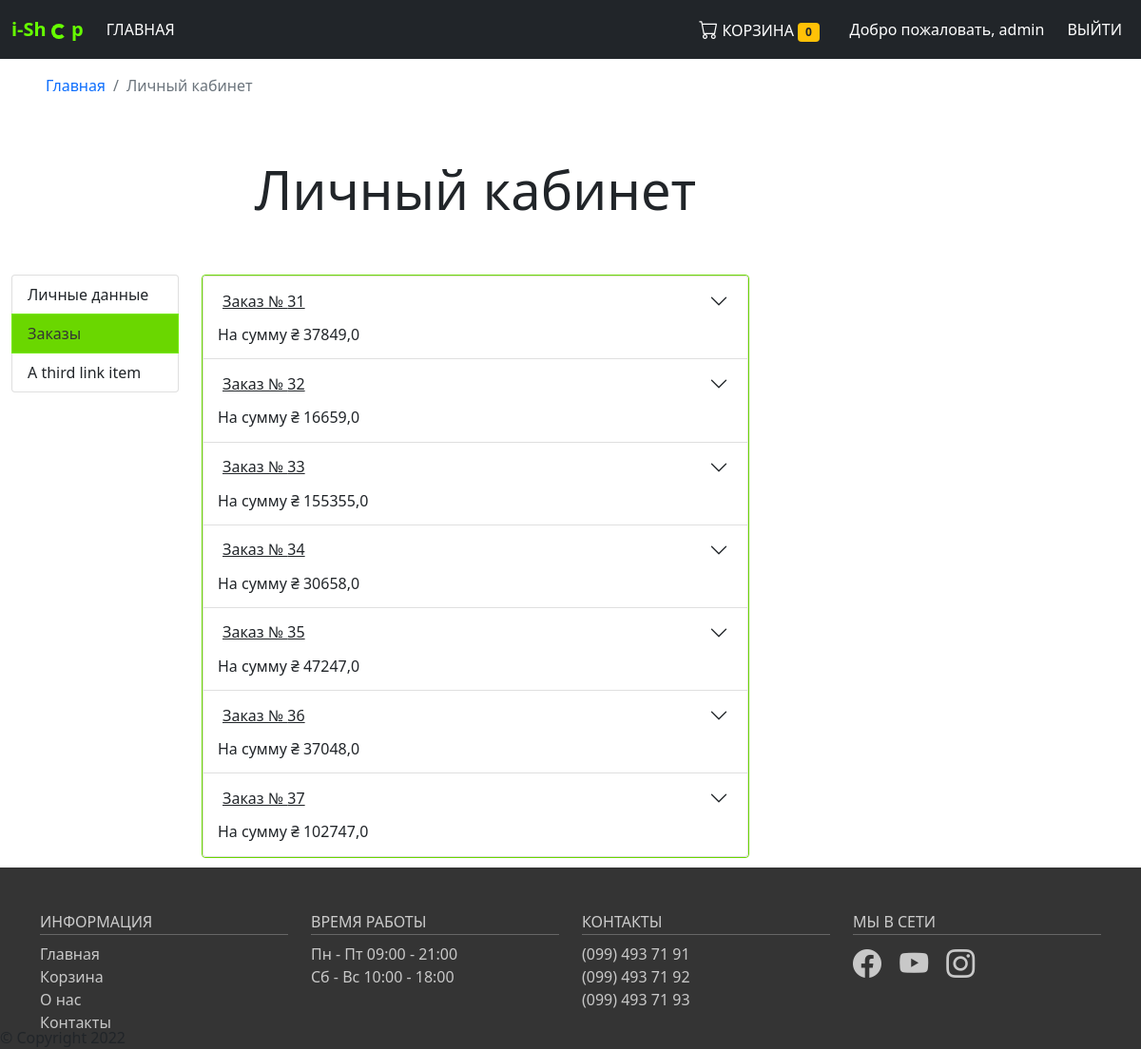
The page /user_orders/ (signed in) on the database its author committed.
### i_shop/models.py (models this page shows, shortened)
class Order(models.Model):
    user = models.ForeignKey(User, verbose_name='Пользователь', on_delete=models.CASCADE)
    city = models.CharField(max_length=150)
    address = models.CharField(max_length=250)
    payment_type = models.ForeignKey(Payment, verbose_name='Тип оплаты', on_delete=models.SET_NULL, null=True)
    delivery_type = models.ForeignKey(Delivery, verbose_name='Тип доставки', on_delete=models.SET_NULL, null=True)
    total_price = models.FloatField()
    total_to_pay = models.FloatField()
    class Meta:
        verbose_name = 'Заказ'
        verbose_name_plural = 'Заказы'

### i_shop/views.py (the view)
# urls.py: path('user_orders/', views.UserMenuOrders.as_view(), name='user_orders'),
class UserMenuOrders(View):
    def get(self, request):
        if not request.session.get('cart'):
            request.session['cart'] = list()
        cart_content = get_cart_content(request)
        orders = Order.objects.all()
        return render(request, 'i_shop/user_menu_orders.html', {'user': request.user,
                                                                'orders': orders,
                                                                'products': cart_content.products_in_cart,
                                                                'to_pay': cart_content.to_pay,
                                                                'quantity_in_cart': cart_content.quantity_in_cart})

### i_shop/cart.py (called while the page is built, shortened)
def get_cart_content(request):
    products_in_cart = list()
    to_pay = 0
    quantity_in_cart = 0
    if not request.session.get('cart'):
        request.session['cart'] = list()
    return CartItems(products_in_cart=products_in_cart, to_pay=to_pay, quantity_in_cart=quantity_in_cart)

### i_shop/models.py (called while the page is built)
    def get_absolute_url(self):
        return reverse('product_detail', kwargs={"slug": self.category.slug, "product_slug": self.slug})

### templates/i_shop/user_menu_orders.html (shortened to what this page needs)
{% extends 'i_shop/base.html' %}
{% block content %}
<section>
    <nav aria-label="breadcrumb" class="ms-5 mt-3">
        <ol class="breadcrumb">
            <li class="breadcrumb-item">
                <a href="{% url 'home' %}"> Главная </a>
            </li>
            <li class="breadcrumb-item active" aria-current="page"> Личный кабинет </li>
        </ol>
    </nav>
    <div class="container-fluid user_menu">
        <div class="row">
            <div class="col-10 my-5">
                <h1 class="text-center display-4"> Личный кабинет </h1>
            </div>
        </div>
        <div class="row">
            <div class="col-2">
                <div class="list-group">
                    <a href="{% url 'user_info' %}" class="list-group-item list-group-item-action" aria-current="true">
                        Личные данные
                    </a>
                    <a href="{% url 'user_orders' %}" class="list-group-item list-group-item-action active">
                        Заказы
                    </a>
                    <a href="#" class="list-group-item list-group-item-action">A third link item</a>
                </div>
            </div>
            <div class="col-6">
                <div class="border rounded border-primary">
                    <div class="accordion" id="userOrders">
                        {% for order in orders %}
                        <div class="accordion-item">
                            <h2 class="order-detail-header accordion-header" id="headingOne">
                                <a class="accordion-button collapsed" type="button" data-bs-toggle="collapse" data-bs-target="#collapse{{ order.pk }}" aria-expanded="false" aria-controls="collapseOne">
                                    Заказ № {{ order.pk }}
                                </a>
                                <p class="order-total-to-pay"> На сумму ₴ {{ order.total_to_pay }}</p>
                            </h2>
                        </div>
                        {% endfor %}
                    </div>
                </div>
            </div>
        </div>
    </div>
</section>
{% endblock %}

### templates/i_shop/base.html (shortened to what this page needs)
<!DOCTYPE html>
{% load static %}
<html lang="en">
<head>
    <link href="https://cdn.jsdelivr.net/npm/bootstrap@5.1.1/dist/css/bootstrap.min.css" rel="stylesheet"
>
    <link rel="stylesheet" href="https://cdn.jsdelivr.net/npm/bootstrap-icons@1.5.0/font/bootstrap-icons.css">
    <link href="{% static 'styles/style.css' %}" rel="stylesheet" type="text/css">
</head>
<body>
<nav class="navbar navbar-expand-lg navbar-dark bg-dark">
    <div class="container-fluid">
        <a class="navbar-brand" href="{% url 'home' %}">
            i-Sh
            <div class="spinner-border spinner-border-sm" role="status"></div>
            p
        </a>
        <div class="collapse navbar-collapse" id="navbarSupportedContent">
            <ul class="navbar-nav me-auto">
                <li class="nav-item">
                    <a class="nav-link" aria-current="page" href="{% url 'home' %}"> Главная </a>
                </li>
            </ul>
            <ul class="navbar-nav justify-content-end">
                <li class="nav-item px-2">
                    <a class="nav-link" href="#" data-bs-toggle="modal" data-bs-target="#cart-modal">
                        <i class="bi bi-cart" style="font-size: 20px;"></i>
                        Корзина
                        <span class="badge bg-warning text-dark"> {{ quantity_in_cart }} </span>
                    </a>
                </li>
            </ul>
            {% if request.user.is_authenticated %}
            <ul class="navbar-nav justify-content-end px-3">
                <li class="nav-item nav-welcome-text">
                    <span> Добро пожаловать, </span>
                    <a class="nav-welcome-username" aria-current="page" href="{% url 'user_info' %}"> {{ user.username }} </a>
                </li>
            </ul>
            <ul class="navbar-nav justify-content-end">
                <li class="nav-item">
                    <a class="nav-link" aria-current="page" href="{% url 'logout' %}"> Выйти </a>
                </li>
            </ul>
            {% endif %}
        </div>
    </div>
</nav>
{% block content%}{% endblock%}
<div class="fixed-bottom">{% block footer%} &copy; Copyright 2022{% endblock%}</div>
<footer>
    <div class="footer pt-5">
        <div class="container">
            <div class="row">
                <div class="col-md-3 col-6">
                    <h4> Информация</h4>
                    <ul class="list-unstyled">
                        <li><a href="{% url 'home' %}"> Главная </a></li>
                        <li><a href="{% url 'cart' %}"> Корзина </a> </li>
                        <li><a href="#"> О нас </a></li>
                        <li><a href="#"> Контакты </a></li>
                    </ul>
                </div>
                <div class="col-md-3 col-6">
                    <h4> Время работы </h4>
                    <ul class="list-unstyled">
                        <li> Пн - Пт 09:00 - 21:00</li>
                        <li> Сб - Вс 10:00 - 18:00</li>
                    </ul>
                </div>
                <div class="col-md-3 col-6">
                    <h4> Контакты </h4>
                    <ul class="list-unstyled">
                        <li><a href="tel:+380994937191"> (099) 493 71 91 </a></li>
                        <li><a href="tel:+380994937192"> (099) 493 71 92 </a></li>
                        <li><a href="tel:+380994937193"> (099) 493 71 93 </a></li>
                    </ul>
                </div>
                <div class="col-md-3 col-6">
                    <h4> Мы в сети  </h4>
                    <div class="footer-icons">
                        <a href="https://www.facebook.com/pristyaga">
                            <i class="bi bi-facebook"></i>
                        </a>
                        <a href="https://www.youtube.com/channel/UCrGAu732hiXPOP0zzOOSvfQ">
                            <i class="bi bi-youtube"></i>
                        </a>
                        <a href="https://www.instagram.com/oleffkaaa/">
                            <i class="bi bi-instagram"></i>
                        </a>
                    </div>
                </div>
            </div>
        </div>
    </div>
</footer>
</body>
</html>

### static/styles/style.css (style rules this page uses)
.navbar-dark .navbar-nav .nav-link { color: #fff; font-weight: 500; text-transform: uppercase; }
.navbar-dark .navbar-brand { color: #66ff00; font-weight: 600; }
.nav-welcome-text span, .nav-welcome-text a { color: #fff; font-weight: 500; }
.footer { background-color: #343434; margin-top: 10px; }
.footer h4 { color: #ccc; text-transform: uppercase; font-size: 16px; border-bottom: 1px solid #666; padding-bottom: 3px; }
.footer a, .footer li { color: #c8c8c8; }
.footer-icons a { display: inline-block; margin-right: 15px; font-size: 30px; }
li a { text-decoration: none; transition: all .3s; }
.user_menu { min-height: 80vh; }
.list-group-item.active { background-color: #6AD700; border-color: #74EA00; color: #343434; }
.border-primary { border-color: #6AD700!important; }
.order-total-to-pay { margin: 0 0 15px 15px; }
.order-total-to-pay { font-size: 1rem; }

### rows shown on the page
Order: pk "31", total_to_pay "37849,0"
Order: pk "32", total_to_pay "16659,0"
Order: pk "33", total_to_pay "155355,0"
Order: pk "34", total_to_pay "30658,0"
Order: pk "35", total_to_pay "47247,0"
Order: pk "36", total_to_pay "37048,0"
Order: pk "37", total_to_pay "102747,0"

### other values the page prints
{{ quantity_in_cart }} "0"
{{ user.username }} "admin"
